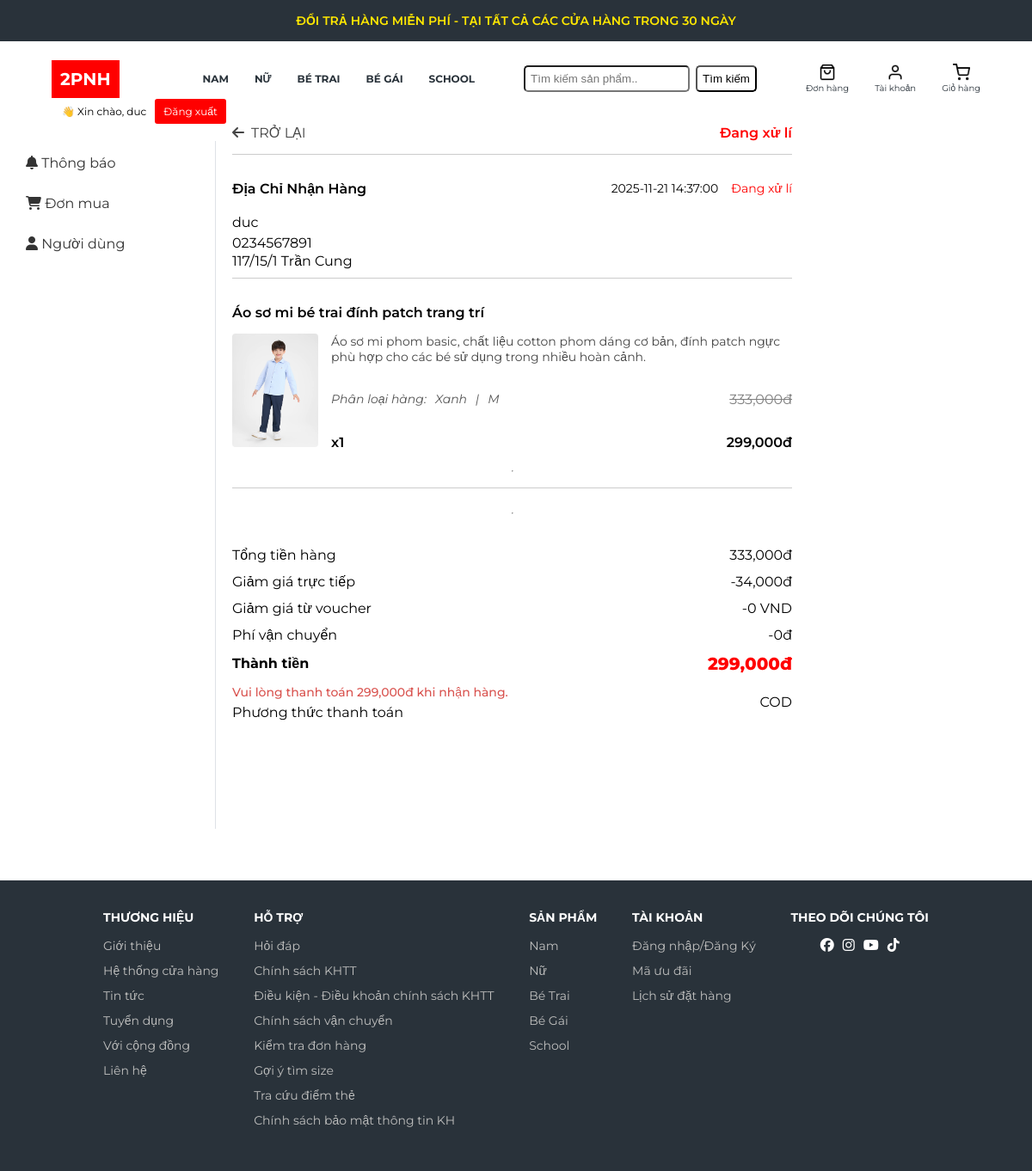
/index.php?route=clients&action=profile&action_acc=oder&action_oder=oder_detail&order_id=72 (signed in), run on the app's committed database.
### tables this page shows
CREATE TABLE `categories` (
  `id` int(11) NOT NULL COMMENT 'ID danh mục',
  `name` varchar(100) NOT NULL COMMENT 'Tên danh mục',
  `parent_id` int(11) DEFAULT NULL COMMENT 'ID danh mục cha (nếu có)',
  `sort_order` int(11) DEFAULT 0 COMMENT 'Thứ tự hiển thị'
);

CREATE TABLE `orders` (
  `id` bigint(20) NOT NULL COMMENT 'ID đơn hàng',
  `coupon_id` int(11) DEFAULT NULL COMMENT 'id coupons',
  `user_id` bigint(20) NOT NULL COMMENT 'ID người dùng đặt hàng',
  `email_order` varchar(255) NOT NULL COMMENT 'Email người nhận',
  `phone_order` int(11) NOT NULL COMMENT 'số điện thoại người nhận',
  `name_order` varchar(255) NOT NULL COMMENT 'Tên người nhận',
  `total_price` decimal(10,2) NOT NULL COMMENT 'Tổng giá trị đơn hàng',
  `shipping_address` text DEFAULT NULL COMMENT 'Địa chỉ giao hàng',
  `payment_method` enum('COD','Bank Transfer') NOT NULL COMMENT 'Phương thức thanh toán',
  `status` enum('processing','shipping','delivered','cancelled') DEFAULT 'processing' COMMENT 'Trạng thái đơn hàng',
  `created_at` datetime DEFAULT current_timestamp() COMMENT 'Thời điểm tạo',
  `updated_at` datetime DEFAULT current_timestamp() ON UPDATE current_timestamp() COMMENT 'Thời điểm cập nhật'
);

CREATE TABLE `order_details` (
  `id` bigint(20) NOT NULL COMMENT 'ID chi tiết đơn hàng',
  `order_id` bigint(20) NOT NULL COMMENT 'ID đơn hàng',
  `product_variant_id` bigint(20) NOT NULL COMMENT 'ID biến thể sản phẩm',
  `quantity` int(11) NOT NULL COMMENT 'Số lượng',
  `price` decimal(10,2) NOT NULL COMMENT 'Giá tại thời điểm mua'
);

CREATE TABLE `products` (
  `id` bigint(20) NOT NULL COMMENT 'ID sản phẩm',
  `category_id` int(11) NOT NULL COMMENT 'ID danh mục',
  `name` varchar(255) NOT NULL COMMENT 'Tên sản phẩm',
  `description` text DEFAULT NULL COMMENT 'Mô tả sản phẩm',
  `thumbnail` varchar(255) NOT NULL COMMENT 'ảnh chính sản phẩm',
  `price` decimal(10,0) NOT NULL,
  `sale_price` decimal(10,0) NOT NULL,
  `status` enum('active','inactive') DEFAULT 'active' COMMENT 'Trạng thái hiển thị',
  `is_new` tinyint(1) DEFAULT 0 COMMENT 'Đánh dấu sản phẩm mới',
  `is_hot` tinyint(1) DEFAULT 0 COMMENT 'Sản phẩm nổi bật',
  `created_at` datetime DEFAULT current_timestamp() COMMENT 'Thời điểm tạo',
  `updated_at` datetime DEFAULT current_timestamp() ON UPDATE current_timestamp() COMMENT 'Thời điểm cập nhật'
);

CREATE TABLE `product_variants` (
  `id` bigint(20) NOT NULL COMMENT 'ID biến thể',
  `product_id` bigint(20) NOT NULL COMMENT 'ID sản phẩm gốc',
  `is_hot` enum('0','1') NOT NULL,
  `sku` varchar(100) DEFAULT NULL COMMENT 'Mã SKU',
  `price` decimal(10,2) NOT NULL COMMENT 'Giá bán',
  `sale_price` decimal(10,2) DEFAULT NULL COMMENT 'Giá khuyến mãi',
  `stock_quantity` int(11) DEFAULT 0 COMMENT 'Số lượng tồn kho',
  `status` enum('active','hidden','out_of_stock') DEFAULT 'active' COMMENT 'Trạng thái biến thể',
  `created_at` datetime DEFAULT current_timestamp() COMMENT 'Thời điểm tạo',
  `updated_at` datetime DEFAULT current_timestamp() ON UPDATE current_timestamp() COMMENT 'Thời điểm cập nhật'
);

### Views/clients/orders/order_detail.php (the view, shortened to what the rows shown need)
<?php
if (!function_exists('convertEtoV')) {
  function convertEtoV($status)
  {
    return match ($status) {
      'processing' => "Đang xử lí",
      'shipping' => "Đang vận chuyển",
      'delivered' => "Đã giao hàng",
      'cancelled' => "Đơn hàng bị hủy",
      default => $status
    };
  }
}
$status = $info_order['status'];
$statusV = convertEtoV($status);
?>
<div class="container-order-detail">
  <div class="head-order-detail">
    <a href="index.php?route=clients&action=profile&action_acc=oder<?= isset($user_id) && !empty($user_id) ? '&user_id=' . $user_id : '' ?>">
      <div class="back">
        <div class="icon-back">
          <i class="fa-solid fa-arrow-left"></i>
        </div>
        <div class="text-back">TRỞ LẠI</div>
      </div>
    </a>
    <div class="sku-status">
      <div class="status-order"><?= $statusV ?></div>
    </div>
  </div>
  <div class="info-user-order-detail">
    <div class="info-user">
      <div class="title-order-detail">Địa Chỉ Nhận Hàng</div>
      <div class="info">
        <div class="name-user"><?= $info_order['name_order'] ?></div>
        <div class="address-order">
          <div class="phone">0<?= $info_order['phone_order'] ?></div>
          <div class="address"><?= $info_order['shipping_address'] ?></div>
        </div>
      </div>
    </div>
    <div class="status-detail">
      <div class="time-detail"><?= $info_order['updated_at'] ?></div>
      <div class="status"><?= $statusV ?></div>
    </div>
  </div>
  <div class="info-pro-oder">
    <?php
    $colors = [];
    foreach ($info_color as $row) {
      $colors[$row['product_variant_id']] = $row['color_value'];
    }
    $sizes = [];
    foreach ($info_size as $row) {
      $sizes[$row['product_variant_id']] = $row['size_value'];
    }
    ?>
    <?php
    foreach ($info_items as $row) {
    ?>
      <div style="font-weight: 600;"><?= $row['name'] ?></div>
      <div class="info-oders">
        <div class="img-oder">
          <a href="index.php?route=clients&action=detail&id=<?= $row['product_variant_id'] ?><?= isset($user_id) && !empty($user_id) ? '&user_id' . $user_id : '' ?>">
            <img width="100px" src="Public/Img/uploads/<?= $row['thumbnail'] ?>" alt="" />
          </a>
        </div>
        <div class="info-oder">
          <div class="des-oder">
            <?= $row['description'] ?>
          </div>
          <div class="price-type-order">
            <div class="pro-type-oder">
              <div class="text">Phân loại hàng:</div>
              <div class="color"><?= $colors[$row['product_variant_id']] ?></div>
              <span>|</span>
              <div class="size"><?= $sizes[$row['product_variant_id']] ?></div>
            </div>
            <div class="price-type"><del><?= number_format($row['pv_price']) ?>đ</del></div>
          </div>
          <div class="quantity-price-oder">
            <div class="quantity-oder">x<?= $row['quantity'] ?></div>
            <div class="price-oder"><?= number_format($row['price']) ?>đ</div>
          </div>
        </div>
      </div>
      <hr>
    <?php } ?>
  </div>
  <hr>
  <?php $total_items = 0;
  foreach ($info_items as $row): ?>
    <?php $total_items += $row['pv_price'] * $row['quantity']; ?>
  <?php endforeach ?>
  <div class="bill-order">
    <div class="total-price">
      <div class="text">Tổng tiền hàng</div>
      <div class="price"><?= number_format($total_items) ?>đ</div>
    </div>
    <?php $total_sale = 0;
    foreach ($info_items as $row): ?>
      <?php $total_sale += $row['pv_price'] - $row['price']; ?>
    <?php endforeach ?>
    <div class="voucher-order">
      <div class="text">Giảm giá trực tiếp</div>
      <div class="price">-<?= number_format($total_sale) ?>đ</div>
    </div>
    <?php if (!isset($info_order['discount_value'])) { ?>
      <div class="voucher-order">
        <div class="text">Giảm giá từ voucher</div>
        <div class="price">-0 VND</div>
      </div>
    <?php } ?>
    <div class="voucher-order">
      <div class="text">Phí vận chuyển</div>
      <div class="price">-0đ</div>
    </div>
    <div class="total-order">
      <div class="text">Thành tiền</div>
      <div class="price"><?= number_format($info_order['total_price']) ?>đ</div>
    </div>
    <div class="method-order">
      <div class="methods">
        <?php
        $status = $info_order['status'];
        $payment_method = $info_order['payment_method'];
        $actionText = '';
        $showAction = true;
        if ($status !== 'cancelled' && $status !== 'delivered' && $payment_method === 'COD') {
          $totalFormatted = number_format($info_order['total_price']);
          $actionText = "Vui lòng thanh toán {$totalFormatted}đ khi nhận hàng.";
        } else {
          $showAction = false;
        }
        ?>
        <?php if ($showAction): ?>
          <div class="noti"><?= $actionText ?></div>
        <?php endif; ?>
        <div class="text">Phương thức thanh toán</div>
      </div>
      <div class="method"><?= $info_order['payment_method'] ?></div>
    </div>
  </div>
</div>

### Views/clients/layouts/header1.php (shortened to what the rows shown need)
<!DOCTYPE html>
<html lang="en">
<head>
  <link href="https://cdnjs.cloudflare.com/ajax/libs/font-awesome/6.5.0/css/all.min.css" rel="stylesheet">
</head>
<body>
  <div class="container-header1">
    <header class="header1">
      <div>ĐỔI TRẢ HÀNG MIỄN PHÍ - TẠI TẤT CẢ CÁC CỬA HÀNG TRONG 30 NGÀY</div>
    </header>
    <div class="nav-header">
      <a class="nav-logo" href="index.php?route=clients&action=home<?= isset($user_id) && !empty($user_id) ? '&user_id=' . $user_id : '' ?>">
        <div class="logo">2PNH</div>
      </a>
      <div class="categories">
        <ul>
          <?php
          foreach ($categories as $row) {
          ?>
            <li><a href="index.php?route=clients&action=pro_cate&cate_id=<?= $row['id'] ?>"><?= $row['name'] ?></a></li>
          <?php } ?>
        </ul>
      </div>
      <div class="search-header">
        <form id="searchForm" class="form-header" method="POST" action="index.php?route=clients&action=search">
          <input id="searchInput" class="input-header" name="search" type="text" placeholder="Tìm kiếm sản phẩm.." required />
          <button class="bt-header" name="search-pro" type="submit">Tìm kiếm</button>
        </form>
      </div>
      <div class="nav-right">
        <div class="shop">
          <div id="donhang">
            <img width="20px" src="Public/Img/resources/shopping-bag.png" alt="" />
            <div class="text">Đơn hàng</div>
          </div>
        </div>
        <div class="shop">
          <a href="index.php?route=clients&action=profile&action_acc=viewProfile<?= isset($user_id) && !empty($user_id) ? '&user_id=' . $user_id : '' ?>"><img width="20px" src="Public/Img/resources/user.png" alt="" />
            <div class="text">Tài khoản</div>
          </a>
        </div>
        <div class="shop">
          <div onclick="show_list_cart()" class="nav-link"><img width="20px" src="Public/Img/resources/shopping-cart.png" alt="" />
            <div class="text">Giỏ hàng</div>
          </div>
        </div>
      </div>
      <?php if (isset($_SESSION['user']) && isset($_SESSION['user']['name'])): ?>
        <div style="display: flex; align-items: center; margin-left: 12px; color: #000; gap: 10px;">
          <span style="font-size: 12px;">
            👋 Xin chào, <?= htmlspecialchars($_SESSION['user']['name']) ?>
          </span>
          <a href="index.php?route=user&action=logout"
            style="text-decoration: none; padding: 7px 10px; border-radius: 3px; background-color: #FF0000; color: white; font-size: 12px;">
            Đăng xuất
          </a>
        </div>
      <?php endif; ?>
    </div>
  </div>
  <div class="clients-main-content">

### Views/clients/layouts/footer.php (shortened to what the rows shown need)
</div>
<footer class="footer">
    <div class="footer-container">
        <div class="footer-column">
            <h3>THƯƠNG HIỆU</h3>
            <div class="ul">
                <div class="li"><a href="#">Giới thiệu</a></div>
                <div class="li"><a href="#">Hệ thống cửa hàng</a></div>
                <div class="li"><a href="#">Tin tức</a></div>
                <div class="li"><a href="#">Tuyển dụng</a></div>
                <div class="li"><a href="#">Với cộng đồng</a></div>
                <div class="li"><a href="#">Liên hệ</a></div>
            </div>
        </div>
        <div class="footer-column">
            <h3>HỖ TRỢ</h3>
            <div class="ul">
                <div class="li"><a href="#">Hỏi đáp</a></div>
                <div class="li"><a href="#">Chính sách KHTT</a></div>
                <div class="li"><a href="#">Điều kiện - Điều khoản chính sách KHTT</a></div>
                <div class="li"><a href="#">Chính sách vận chuyển</a></div>
                <div class="li"><a href="#">Kiểm tra đơn hàng</a></div>
                <div class="li"><a href="#">Gợi ý tìm size</a></div>
                <div class="li"><a href="#">Tra cứu điểm thẻ</a></div>
                <div class="li"><a href="#">Chính sách bảo mật thông tin KH</a></div>
            </div>
        </div>
        <div class="footer-column">
            <h3>SẢN PHẨM</h3>
            <div class="ul">
                <?php
                foreach ($categories as $row) {
                ?>
                    <div class="li"><a href="#"><?= $row['name'] ?></a></div>
                <?php } ?>
            </div>
        </div>
        <div class="footer-column">
            <h3>TÀI KHOẢN</h3>
            <div class="ul">
                <div class="li"><a href="#">Đăng nhập/Đăng Ký</a></div>
                <div class="li"><a href="#">Mã ưu đãi</a></div>
                <div class="li"><a href="#">Lịch sử đặt hàng</a></div>
            </div>
        </div>
        <div class="footer-column">
            <h3>THEO DÕI CHÚNG TÔI</h3>
            <div class="social-icons">
                <a href="#"><i class="fa-brands fa-facebook"></i></a>
                <a href="#"><i class="fa-brands fa-instagram"></i></a>
                <a href="#"><i class="fa-brands fa-youtube"></i></a>
                <a href="#"><i class="fa-brands fa-tiktok"></i></a>
            </div>
        </div>
    </div>
</footer>
</body>
</html>

### data on the page
categories: name "NAM", name "Nam"
categories: name "NỮ", name "Nữ"
categories: name "BÉ TRAI", name "Bé Trai"
categories: name "BÉ GÁI", name "Bé Gái"
categories: name "SCHOOL", name "School"
orders: status "Đang xử lí", name_order "duc", phone_order "234567891", shipping_address "117/15/1 Trần Cung", updated_at "2025-11-21 14:37:00", total_price "299,000", total_price "Vui lòng thanh toán 299,000đ khi nhận hàng.", payment_method "COD"
order_details: products.name "Áo sơ mi bé trai đính patch trang trí", products.thumbnail (picture), products.description "Áo sơ mi phom basic, chất liệu cotton phom dáng cơ bản, đính patch ngực phù hợp cho các bé sử dụng trong nhiều hoàn cảnh.", product_variant "Xanh", product_variant "M", product_variant.price "333,000", quantity "1", price "299,000"

### other printed values
$_SESSION['user']['name'] "duc"
$total_items "333,000"
$total_sale "34,000"
